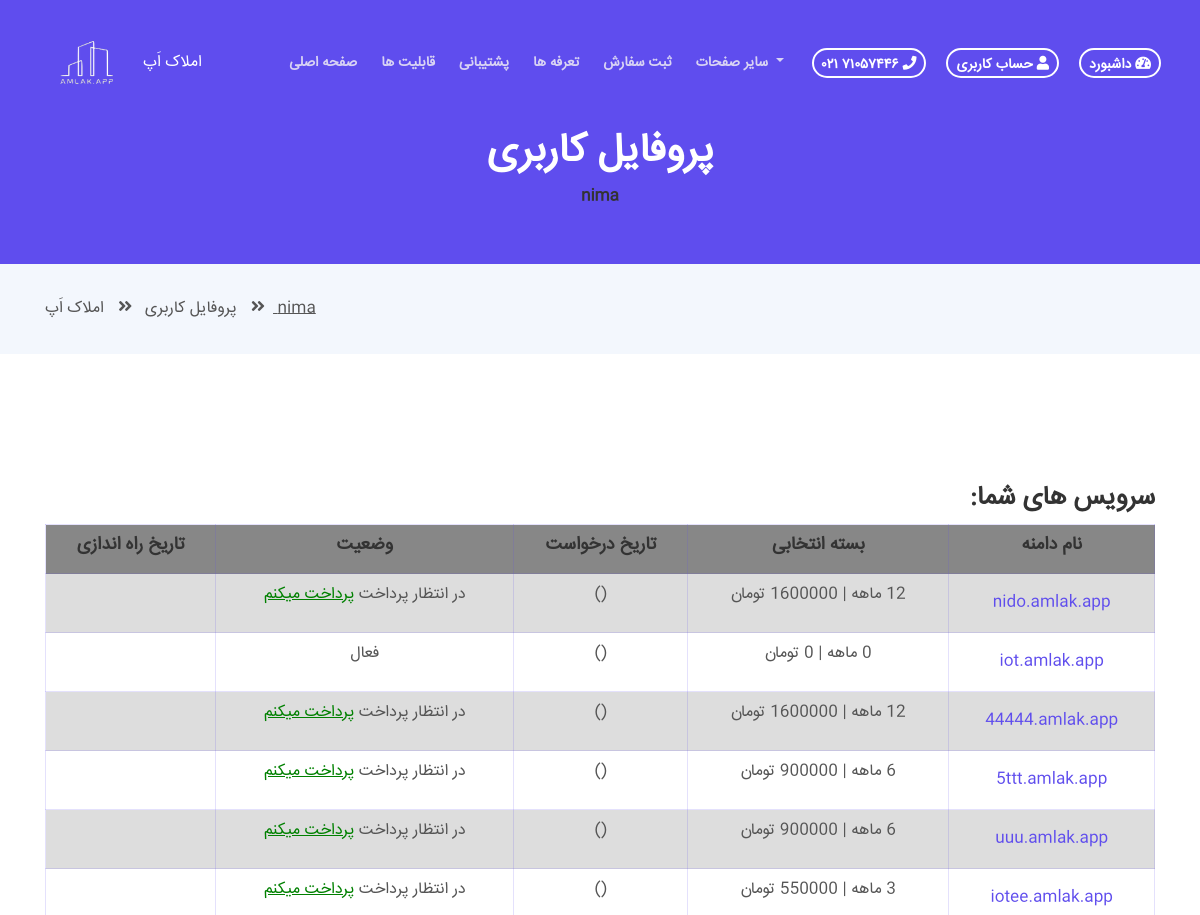
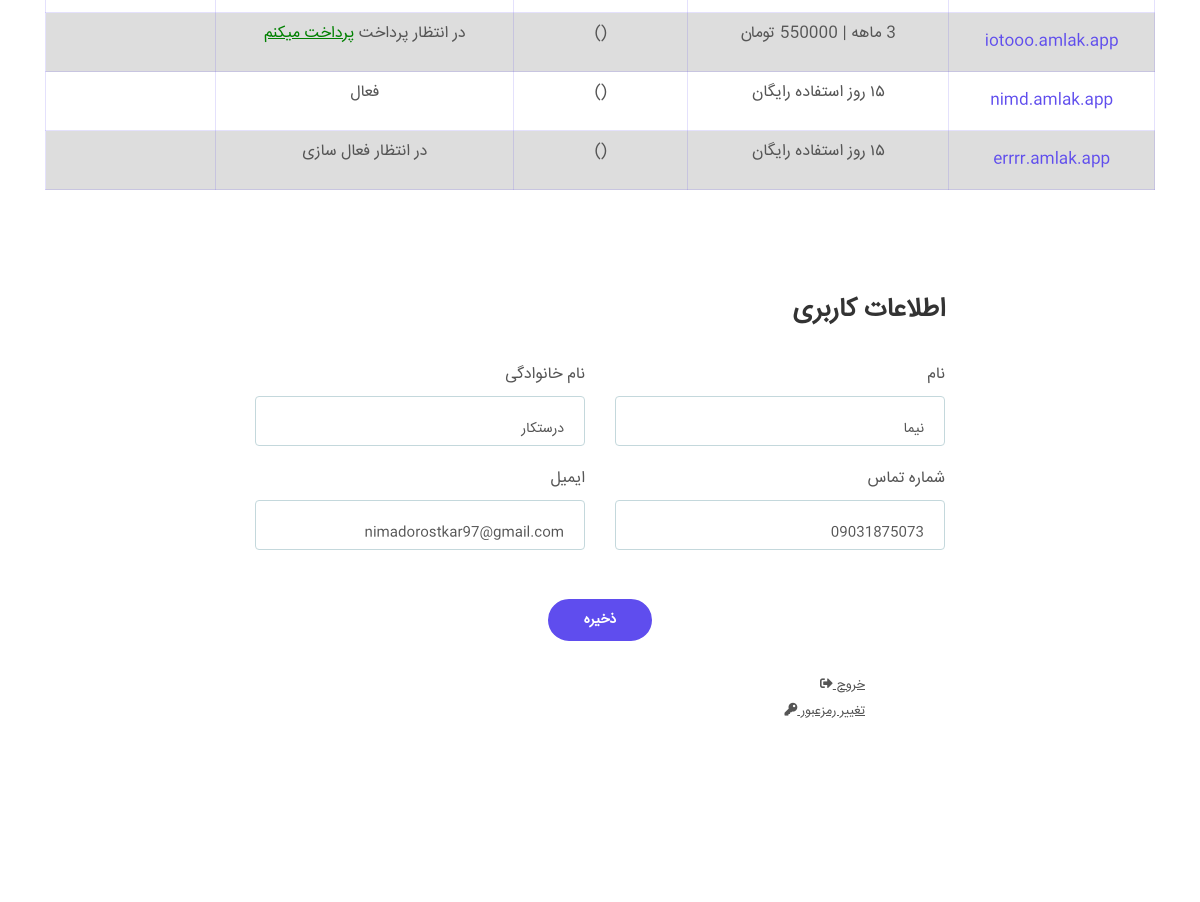
Page /profile (signed in, upper part) on the earlier database version (2 pictures, top to bottom).
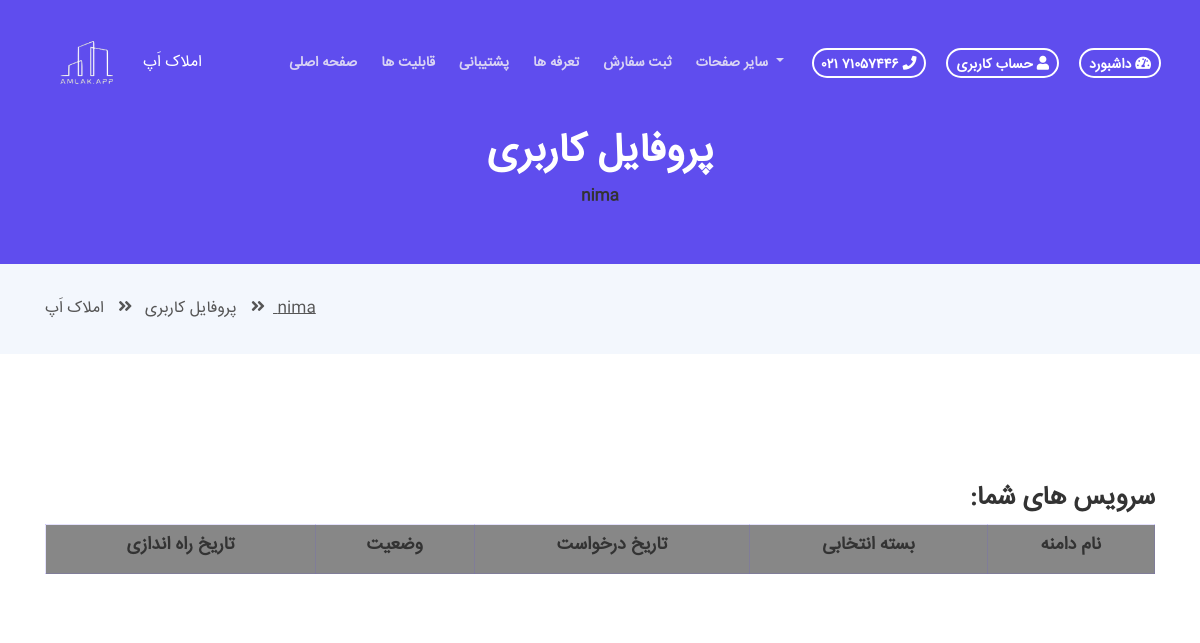
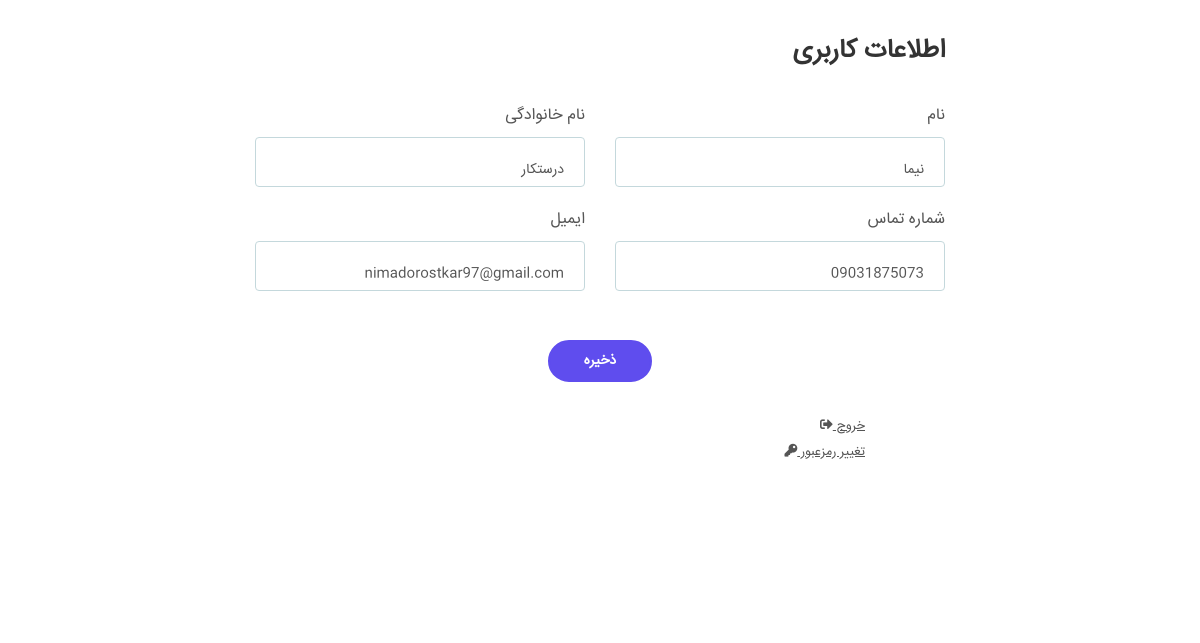
Same page on the later database version (2 pictures, top to bottom).
### app/models.py (models this page shows, shortened)
class Requests(models.Model):
    user = models.ForeignKey(User, on_delete=models.CASCADE, verbose_name = "کاربر")
    package = models.ForeignKey(Package, on_delete=models.CASCADE, verbose_name = "بسته")
    domain = models.CharField(max_length=80, unique=True, verbose_name="نام دامنه")
    discount = models.CharField(max_length=80, blank=True, null=True, verbose_name = "کد تخفیف")
    date_created = jmodels.jDateTimeField(auto_now_add=True, verbose_name = "تاریخ درخواست")
    final_price = models.IntegerField(null=True, blank=True, verbose_name = "قیمت نهایی")
    CHOICES = ( ('فعال','فعال'), ('لغو شده','لغو شده'), ('در انتظار پرداخت','در انتظار پرداخت'), ('در انتظار فعال سازی','در انتظار فعال سازی') )
    status = models.CharField(max_length=40,choices=CHOICES, default='در انتظار پرداخت', verbose_name = "وضعیت")
    paid = models.BooleanField(default = False, verbose_name="پرداخت شده")
    date_launched = jmodels.jDateField(null=True, blank=True, verbose_name = "تاریخ راه اندازی")
    def get_absolute_url(self):
        return reverse('app:checkout',args=[self.id])
    class Meta:
        verbose_name = "درخواست"
        verbose_name_plural = "درخواست ها"

class Package(models.Model):
    month = models.IntegerField(verbose_name = "ماه")
    price = models.IntegerField(verbose_name= "قیمت (تومان)")
    class Meta:
        verbose_name = "بسته"
        verbose_name_plural = "بسته ها"
    def __str__(self):
        return str(self.month) + " ماهه | " + str(self.price) + ' تومان '

class Demo_req(models.Model):
    user = models.ForeignKey(User, on_delete=models.CASCADE, verbose_name = "کاربر")
    domain = models.CharField(max_length=80, unique=True, verbose_name="نام دامنه")
    date_created = jmodels.jDateTimeField(auto_now_add=True, verbose_name = "تاریخ درخواست")
    CHOICES = ( ('فعال','فعال'), ('لغو شده','لغو شده'), ('در انتظار فعال سازی','در انتظار فعال سازی'), ('منقضی شدن اعتبار','منقضی شدن اعتبار') )
    status = models.CharField(max_length=40,choices=CHOICES, default='در انتظار فعال سازی', verbose_name = "وضعیت")
    date_launched = jmodels.jDateField(null=True, blank=True, verbose_name = "تاریخ راه اندازی")
    class Meta:
        verbose_name = "درخواست دمو"
        verbose_name_plural = "درخواست های دمو"

class Profile(models.Model):
  user = models.OneToOneField(User, on_delete=models.CASCADE,unique=True,related_name='profile',verbose_name = "کاربر")
  phone = models.CharField(max_length=50,null=True, blank=True,verbose_name = " شماره تماس  ")
  class Meta:
      verbose_name = "شماره کاربر"
      verbose_name_plural = "شماره کاربران"

### app/views.py (the view, shortened to what this page needs)
# urls.py: path('profile', views.profile, name='profile'),
@login_required(login_url='/login')
def profile(request):
    profile = get_object_or_404(Profile, user=request.user)
    user_reqs = models.Requests.objects.filter(user=request.user)
    user_demo_reqs = models.Demo_req.objects.filter(user=request.user)
    msg = None
    html_template = loader.get_template( 'profile.html' )
    return HttpResponse(html_template.render( { 'profile':profile, 'user_reqs':user_reqs, 'user_demo_reqs':user_demo_reqs, 'msg':msg }, request) )

### templates/profile.html (shortened to what this page needs)
{% extends "base.html" %}
{% load static %}
{% block content %}
<header id="header" class="ex-header">
    <div class="container">
        <div class="row">
            <div class="col-md-12">
                <h1>  پروفایل کاربری </h1>
                <h6> {{ request.user }} </h6>
            </div>
        </div>
    </div>
</header>
<div class="ex-basic-1">
    <div class="container">
        <div class="row">
            <div class="col-lg-12">
                <div class="breadcrumbs" dir="rtl">
                    <a href="index.html"> {{ request.user }} </a><i class="fa fa-angle-double-right"></i>  پروفایل کاربری  </a><i class="fa fa-angle-double-right"></i><span>  املاک اَپ  </span>
                </div>
            </div>
        </div>
    </div>
</div>
  <div id="details" class="basic-1" dir="rtl" align="right">
    <div class="container" style="overflow-x:auto;">
        <h3> سرویس های شما: </h3>
        <table>
          <tr style="background-color:#484848a6">
            <th> <h5> نام دامنه </h5> </th>
            <th> <h5> بسته انتخابی </h5> </th>
            <th> <h5> تاریخ درخواست </h5> </th>
            <th> <h5> وضعیت </h5> </th>
            <th> <h5> تاریخ راه اندازی </h5> </th>
          </tr>
          {% for userReq in user_reqs %}
          <tr>
            <td dir="ltr"> <a style="color:#5f4ded; text-decoration:none;" href="http://www.{{ userReq.domain }}.amlak.app"> {{ userReq.domain }}.amlak.app </a></td>
            <td><p> {{ userReq.package }} </p></td>
            <td><p> {{ userReq.date_created|date:'Y,m,d' }} ({{ userReq.date_created|date:'H:i' }}) </p></td>
            <td><p> {{ userReq.status }} {% if userReq.status == 'در انتظار پرداخت' %} <a style="color:green;" href="{{ userReq.get_absolute_url }}"> پرداخت میکنم </a>{% endif %} </p> </td>
            <td> {% if userReq.status == 'فعال' %} <p> {{ userReq.date_launched|date:'Y,m,d' }} </p> {% endif %}</td>
          </tr>
          {% endfor %}
          {% for userReq in user_demo_reqs %}
          <tr>
            <td dir="ltr"> <a style="color:#5f4ded; text-decoration:none;" href="http://www.{{ userReq.domain }}.amlak.app"> {{ userReq.domain }}.amlak.app </a></td>
            <td><p> ۱۵ روز استفاده رایگان </p></td>
            <td><p> {{ userReq.date_created|date:'Y,m,d' }} ({{ userReq.date_created|date:'H:i' }}) </p></td>
            <td><p> {{ userReq.status }} </p> </td>
            <td> {% if userReq.status == 'فعال' %} <p> {{ userReq.date_launched|date:'Y,m,d' }} </p> {% endif %}</td>
          </tr>
          {% endfor %}
        </table>
    </div>
    <br><br><br>
      <div class="container" style="max-width:720px;">
        <br> <h3> اطلاعات کاربری </h3> <br>
          <div class="row">
              <div class="col-lg-12">
                <div class="form-container">
                    <form action="{% url 'app:profile' %}" method="post">
                        <div class="row">
                            <div class="col-sm-6">
                              <div class="form-group">
                                  <label>نام</label>
                                  <input type="text" name="fname" class="form-control-input" value="{{ request.user.first_name }}">
                              </div>
                            </div>
                            <div class="col-sm-6">
                                <div class="form-group">
                                    <label>نام خانوادگی</label>
                                    <input type="text" name="lname" class="form-control-input" value="{{ request.user.last_name }}">
                                </div>
                            </div>
                            <div class="col-sm-6">
                              <div class="form-group">
                                <label>شماره تماس</label>
                                  <input type="number" name="phone" class="form-control-input" value="{{ profile.phone }}">
                              </div>
                            </div>
                            <div class="col-sm-6">
                              <div class="form-group">
                                  <label>ایمیل</label>
                                  <input type="email" name="email" class="form-control-input" value="{{ request.user.email }}">
                              </div>
                            </div>
                            <div class="col-sm-12 text-center">
                              <div class="form-group">  <br>
                               <button type="submit" class="btn-solid-reg page-scroll"> ذخیره </button>
                              </div>
                            </div>
                        </div>
                    </form>
                </div>
              </div>
          </div>
                <div style="padding-right:80px;">
                  <a href="{% url 'app:logout' %}"> <small> خروج <i class="fa fa-sign-out-alt"></i>  </small> </a>
                  <br>
                  <a href="{% url 'app:password_change' %}"> <small>  تغییر رمزعبور <i class="fa fa-key"></i>  </small> </a>
                </div>
      </div>
  </div>
  <br><br>
{% endblock content %}

### templates/base.html (shortened to what this page needs)
{% load static %}
<!DOCTYPE html>
<html class="no-js">
<head>
  <link href="{% static 'css/bootstrap.css' %}" rel="stylesheet">
  <link href="{% static 'css/fontawesome-all.css' %}" rel="stylesheet">
  <link href="{% static 'css/swiper.css' %}" rel="stylesheet">
  <link href="{% static 'css/magnific-popup.css' %}" rel="stylesheet">
  <link href="{% static 'css/styles.css' %}" rel="stylesheet">
  </head>
  <body data-spy="scroll" data-target=".fixed-top">
      <nav class="navbar navbar-expand-lg navbar-dark navbar-custom fixed-top">
          <div class="container">
              <a class="navbar-brand logo-image" href="{% url 'app:home' %}"><img src="{% static 'images/logo.png' %}" alt="alternative"> </a>
              <a class="navbar-brand logo-text page-scroll" href="{% url 'app:home' %}"> املاک اَپ </a>
              <div class="collapse navbar-collapse" id="navbarsExampleDefault">
                  <ul class="navbar-nav ml-auto">
                      <li class="nav-item">
                          <a class="nav-link page-scroll" href="{% url 'app:home' %}"> صفحه اصلی </a>
                      </li>
                      <li class="nav-item">
                          <a class="nav-link page-scroll" href="{% url 'app:home' %}#features"> قابلیت ها </a>
                      </li>
                      <li class="nav-item">
                          <a class="nav-link page-scroll" href="{% url 'app:contact' %}"> پشتیبانی </a>
                      </li>
                      <li class="nav-item">
                          <a class="nav-link page-scroll" href="{% url 'app:home' %}#pricing"> تعرفه ها </a>
                      </li>
                      <li class="nav-item">
                          <a class="nav-link page-scroll" href="{% url 'app:request' %}">  ثبت سفارش </a>
                      </li>
                      <li class="nav-item dropdown">
                          <a class="nav-link dropdown-toggle page-scroll" href="#video" id="navbarDropdown" role="button" aria-haspopup="true" aria-expanded="false"> سایر صفحات </a>
                      </li>
                  </ul>
                  <span class="nav-item">
                      <a class="btn-outline-sm" href="tel:02171057446"> ۰۲۱ ۷۱۰۵۷۴۴۶ <i class="fas fa-phone"></i> </a>
                      {% if user.is_authenticated %}
                      <a class="btn-outline-sm" href="{% url 'app:profile' %}"> حساب کاربری <i class="fas fa-user"></i> </a>
                      {% else %}
                      <a class="btn-outline-sm" href="{% url 'app:login' %}"> ورود <i class="fas fa-user"></i> </a>
                      {% endif %}
                      {% if request.user.is_superuser %}
                        <a class="btn-outline-sm" href="{% url 'admin:index' %}"> داشبورد <i class="fas fa-tachometer-alt"></i> </a>
                      {% endif %}
                  </span>
              </div>
          </div>
      </nav>
{% block content %}{% endblock content %}
</body>
</html>

### core/static/css/styles.css (style rules this page uses)
.h1, .h2, .h3, .h4, .h5, .h6, h1, h2, h3, h4, h5, h6 { font-family: "iransans" !important; }
.li, li { font-family: "iransans", sans-serif !important; }
.a, a { font-family: "iransans", sans-serif !important; }
.button, button { font-family: "iransans", sans-serif !important; }
body, html { width: 100%; height: 100%; }
body, p { color: #555; font: 400 1rem/1.625rem "iransans", sans-serif;; }
h1 { color: #333; font: 700 2.5rem/3.125rem "iransans", sans-serif; letter-spacing: -0.2px; }
h3 { color: #333; font: 700 1.625rem/2.125rem "iransans", sans-serif; letter-spacing: -0.2px; }
h5 { color: #333; font: 700 1.125rem/1.5rem "iransans", sans-serif; letter-spacing: -0.1px; }
h6 { color: #333; font: 700 1rem/1.375rem "iransans", sans-serif; letter-spacing: -0.1px; }
a { color: #555; text-decoration: underline; }
.btn-solid-reg { margin: 3px; display: inline-block; padding: 1.1875rem 2.125rem 1.1875rem 2.125rem; border: 0.125rem solid #5f4dee; border-radius: 2rem; background-color: #5f4dee; color: #fff; font: 700 0.875rem/0 "iransans", sans-serif; text-decoration: none; transition: all 0.2s; }
.btn-outline-sm { display: inline-block; padding: 0.4rem 0.5rem 0.4rem 0.5rem; border: 0.125rem solid #5f4dee; border-radius: 2rem; background-color: transparent; color: #5f4dee; font: 700 0.875rem/0 "iransans", sans-serif; text-decoration: none; transition: all 0.2s; }
.form-group { position: relative; margin-bottom: 1.25rem; }
.form-control-input, .form-control-select { display: block; width: 100%; padding-top: 1.0625rem; padding-bottom: 0.0625rem; direction: rtl; padding-right: 1.25rem; border: 1px solid #c4d8dc; border-radius: 0.25rem; background-color: #fff; color: #555; font: 400 0.875rem/1.875rem "iransans", sans-serif; transition: all 0.2s; -webkit-appearance: none; }
.navbar-custom { background-color: #5f4dee; box-shadow: 0 0.0625rem 0.375rem 0 rgba(0, 0, 0, 0.1); font: 700 0.875rem/0.875rem "iransans", sans-serif; transition: all 0.2s; }
.navbar-custom .container { max-width: 87.5rem; }
.navbar-custom .navbar-brand.logo-image img { width: 5rem; height: 3rem; }
.navbar-custom .navbar-brand.logo-text { font: 400 1rem/0.5rem "iransans", sans-serif; color: #fff; text-decoration: none; }
.navbar-custom .navbar-nav { margin-top: 0.75rem; margin-bottom: 0.5rem; }
.navbar-custom .nav-item .nav-link { padding: 0.625rem 0.75rem 0.625rem 0.75rem; color: #f7f5f5; opacity: 0.8; text-decoration: none; transition: all 0.2s ease; }
.navbar-custom .nav-item .btn-outline-sm { margin-top: 0.25rem; margin-bottom: 1.375rem; margin-left: 0.5rem; border: 0.125rem solid #fff; color: #fff; }
.basic-1 { padding-top: 7.5rem; padding-bottom: 8rem; }
.ex-header { padding-top: 8rem; padding-bottom: 3rem; background-color: #5f4dee; text-align: center; }
.ex-header h1 { color: #fff; }
.ex-basic-1 { padding-top: 2rem; padding-bottom: 0.875rem; background-color: #f3f7fd; }
.ex-basic-1 .breadcrumbs { margin-bottom: 1.125rem; }
.ex-basic-1 .breadcrumbs .fa { margin-right: 0.5rem; margin-left: 0.625rem; }
@media (min-width: 992px) { .navbar-custom { padding: 2.125rem 1.5rem 2.125rem 2rem; background: transparent; box-shadow: none; } }
@media (min-width: 992px) { .navbar-custom .navbar-nav { margin-top: 0; margin-bottom: 0; } }
@media (min-width: 992px) { .navbar-custom .nav-item .nav-link { padding: 0.25rem 0.75rem 0.25rem 0.75rem; } }
@media (min-width: 992px) { .navbar-custom .nav-item .btn-outline-sm { margin-top: 0; margin-bottom: 0; margin-left: 1rem; } }
@media (min-width: 992px) { .basic-1 { padding-top: 8rem; } }
@media (min-width: 992px) { .ex-header h1 { width: 80%; margin-right: auto; margin-left: auto; } }
@media (min-width: 1200px) { .ex-header h1 { width: 60%; margin-right: auto; margin-left: auto; } }

### templates/profile.html (style rules this page uses)
table { border-collapse: collapse; width: 100%; }
td, th { border: 1px solid #5f4dee2b; text-align: center; padding: 8px; }

Differences in the rows shown:
removed Requests: domain "nido", package "12 ماهه | 1600000 تومان", status "در انتظار پرداخت"
removed Requests: domain "iot", package "0 ماهه | 0 تومان", status "فعال"
removed Requests: domain "44444", package "12 ماهه | 1600000 تومان", status "در انتظار پرداخت"
removed Requests: domain "5ttt", package "6 ماهه | 900000 تومان", status "در انتظار پرداخت"
removed Requests: domain "uuu", package "6 ماهه | 900000 تومان", status "در انتظار پرداخت"
removed Requests: domain "iotee", package "3 ماهه | 550000 تومان", status "در انتظار پرداخت"
removed Requests: domain "iotooo", package "3 ماهه | 550000 تومان", status "در انتظار پرداخت"
removed Demo_req: domain "nimd", status "فعال"
removed Demo_req: domain "errrr", status "در انتظار فعال سازی"
